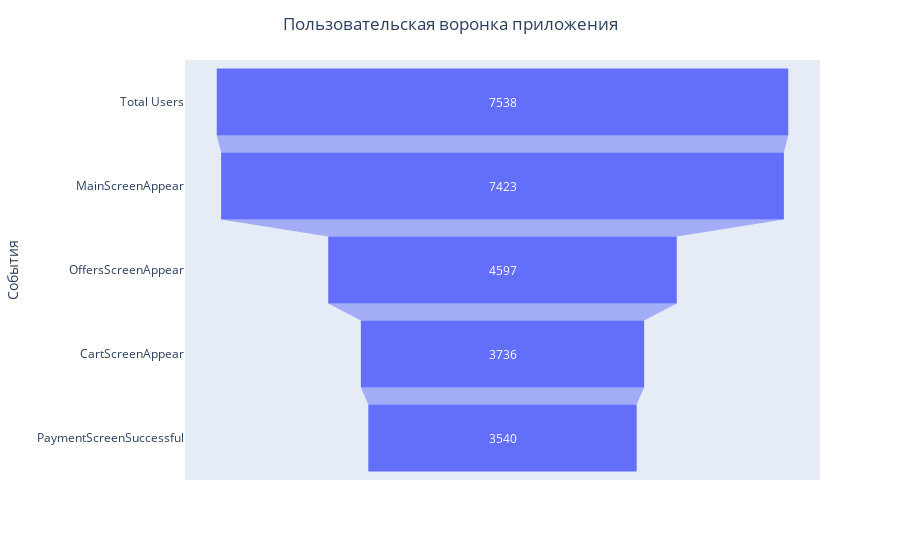

Here is the notebook cell this chart was saved with:
### Markdown cell above
Построим воронку шагов, через которые проходят пользователи приложения в процессе покупки.

### Code cell
fig = px.funnel(all_events[all_events['event_name'] != 'Tutorial'], x='users', y='event_name')
fig.update_layout(title_text='Пользовательская воронка приложения', 
                  title_x=0.5,
                  yaxis_title='События')
fig.show()

### Figure 1 — Plotly figure (JSON) as saved in the notebook; plotly's stock layout.template omitted (floating-point values rounded to 4 significant figures)
{"data": [{"hovertemplate": "users=%{x}<br>event_name=%{y}<extra></extra>", "legendgroup": "", "marker": {"color": "#636efa"}, "name": "", "orientation": "h", "showlegend": false, "type": "funnel", "x": [7538, 7423, 4597, 3736, 3540], "xaxis": "x", "y": ["Total Users", "MainScreenAppear", "OffersScreenAppear", "CartScreenAppear", "PaymentScreenSuccessful"], "yaxis": "y"}], "layout": {"autosize": true, "legend": {"tracegroupgap": 0}, "margin": {"t": 60}, "title": {"text": "Пользовательская воронка приложения", "x": 0.5}, "xaxis": {"anchor": "y", "autorange": true, "domain": [0, 1], "range": [-4188.0, 4188.0], "title": {"text": "users"}, "type": "linear"}, "yaxis": {"anchor": "x", "autorange": true, "domain": [0, 1], "range": [4.5, -0.5], "title": {"text": "События"}, "type": "category"}}}
